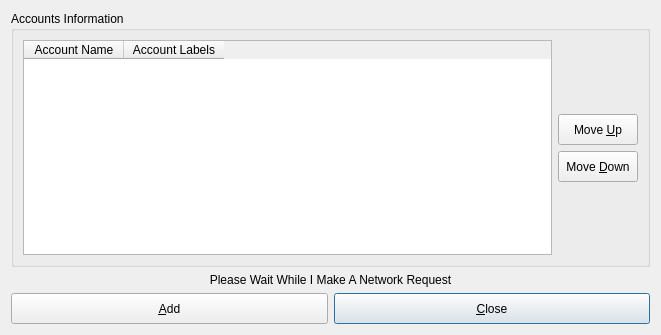
<?xml version="1.0" encoding="UTF-8"?>
<ui version="4.0">
 <class>walletmanager</class>
 <widget class="QDialog" name="walletmanager">
  <property name="windowModality">
   <enum>Qt::WindowModal</enum>
  </property>
  <property name="geometry">
   <rect>
    <x>0</x>
    <y>0</y>
    <width>661</width>
    <height>335</height>
   </rect>
  </property>
  <property name="windowTitle">
   <string>Account Configuration Window</string>
  </property>
  <layout class="QGridLayout" name="gridLayout">
   <item row="2" column="0">
    <widget class="QPushButton" name="pushButtonAccountAdd">
     <property name="minimumSize">
      <size>
       <width>0</width>
       <height>31</height>
      </size>
     </property>
     <property name="text">
      <string>&amp;Add</string>
     </property>
    </widget>
   </item>
   <item row="0" column="0" colspan="2">
    <widget class="QGroupBox" name="groupBox">
     <property name="title">
      <string>Accounts Information</string>
     </property>
     <layout class="QGridLayout" name="gridLayout_2">
      <item row="0" column="0">
       <widget class="QTableWidget" name="tableWidget">
        <property name="editTriggers">
         <set>QAbstractItemView::EditKeyPressed</set>
        </property>
        <property name="tabKeyNavigation">
         <bool>false</bool>
        </property>
        <property name="showDropIndicator" stdset="0">
         <bool>false</bool>
        </property>
        <property name="dragDropOverwriteMode">
         <bool>false</bool>
        </property>
        <property name="selectionMode">
         <enum>QAbstractItemView::NoSelection</enum>
        </property>
        <property name="showGrid">
         <bool>false</bool>
        </property>
        <column>
         <property name="text">
          <string>Account Name</string>
         </property>
        </column>
        <column>
         <property name="text">
          <string>Account Labels</string>
         </property>
        </column>
       </widget>
      </item>
      <item row="0" column="1">
       <layout class="QVBoxLayout" name="verticalLayoutMoveButtons">
        <item>
         <spacer name="verticalSpacerTop">
          <property name="orientation">
           <enum>Qt::Vertical</enum>
          </property>
          <property name="sizeHint" stdset="0">
           <size>
            <width>20</width>
            <height>40</height>
           </size>
          </property>
         </spacer>
        </item>
        <item>
         <widget class="QPushButton" name="pushButtonMoveUp">
          <property name="minimumSize">
           <size>
            <width>0</width>
            <height>31</height>
           </size>
          </property>
          <property name="text">
           <string>Move &amp;Up</string>
          </property>
         </widget>
        </item>
        <item>
         <widget class="QPushButton" name="pushButtonMoveDown">
          <property name="minimumSize">
           <size>
            <width>0</width>
            <height>31</height>
           </size>
          </property>
          <property name="text">
           <string>Move &amp;Down</string>
          </property>
         </widget>
        </item>
        <item>
         <spacer name="verticalSpacerBottom">
          <property name="orientation">
           <enum>Qt::Vertical</enum>
          </property>
          <property name="sizeHint" stdset="0">
           <size>
            <width>20</width>
            <height>40</height>
           </size>
          </property>
         </spacer>
        </item>
       </layout>
      </item>
     </layout>
    </widget>
   </item>
   <item row="2" column="1">
    <widget class="QPushButton" name="pushButtonClose">
     <property name="minimumSize">
      <size>
       <width>0</width>
       <height>31</height>
      </size>
     </property>
     <property name="text">
      <string>&amp;Close</string>
     </property>
     <property name="default">
      <bool>true</bool>
     </property>
    </widget>
   </item>
   <item row="1" column="0" colspan="2">
    <widget class="QLabel" name="labelNetworkWarning">
     <property name="text">
      <string notr="true">Please Wait While I Make A Network Request</string>
     </property>
     <property name="alignment">
      <set>Qt::AlignCenter</set>
     </property>
     <property name="wordWrap">
      <bool>true</bool>
     </property>
    </widget>
   </item>
  </layout>
 </widget>
 <tabstops>
  <tabstop>tableWidget</tabstop>
  <tabstop>pushButtonAccountAdd</tabstop>
  <tabstop>pushButtonClose</tabstop>
 </tabstops>
 <resources/>
 <connections/>
</ui>
